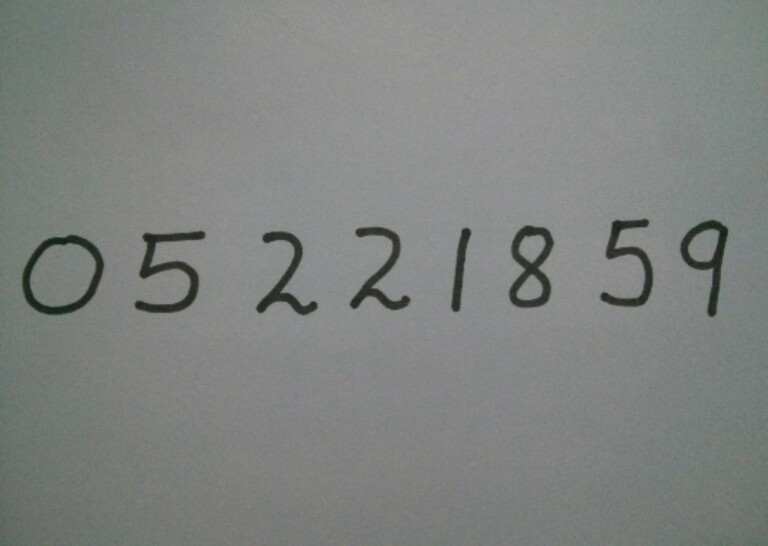
#> input picture digit-reco-1-in.jpg, 768 x 546 px
$ jupyter execute --allow-errors MNIST_test.ipynb
#> lines starting #> are read from the running program, lines starting #| are printed output that depends on the picture; after the words box and inside, x2 and y2 are one past the last pixel; in counts of white or black regions, pixels touching at a corner belong together
[cell 1]
import cv2
from sklearn.externals import joblib
from skimage.feature import hog
import numpy as np

#> (a cell that did not finish here is left out)

[cell 3]
# Loading the image
im = cv2.imread("digit-reco-1-in.jpg")
#> im is the input picture: shape (546, 768, 3); mean B, G, R 128.4, 130.8, 127.7

# RGB to Gray conversion
im_gray = cv2.cvtColor(im, cv2.COLOR_BGR2GRAY)

# Applying Gaussian Blur
im_gray = cv2.GaussianBlur(im_gray, (5, 5), 0)

# Thresholding the image
ret, im_th = cv2.threshold(im_gray, 90, 255, cv2.THRESH_BINARY_INV)
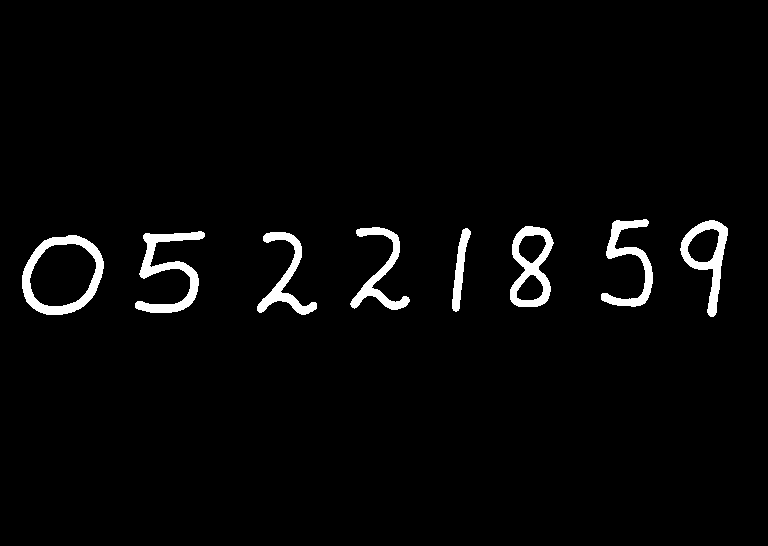
#> im_th: shape (546, 768); 2.8% white; 8 white regions

# Finding contour in image
ctrs, hier = cv2.findContours(im_th.copy(), cv2.RETR_EXTERNAL, cv2.CHAIN_APPROX_SIMPLE)
#> ctrs = 8 contours; box (x1, y1, x2, y2) and area: (22, 235, 104, 315) 4998, (510, 226, 554, 307) 2497, (680, 220, 728, 317) 2122, (135, 231, 205, 313) 1674, (601, 219, 653, 307) 1276, (257, 232, 317, 315) 1188, (350, 227, 410, 310) 1176, (452, 228, 471, 312) 585

# Getting Bounding Boxes
rects = [cv2.boundingRect(ctr) for ctr in ctrs]
#> rects = [(22, 235, 82, 80), (257, 232, 60, 83), (135, 231, 70, 82), (452, 228, 19, 84), (350, 227, 60, 83), (510, 226, 44, 81), (680, 220, 48, 97), (601, 219, 52, 88)]

# using HOG to find digit in each of the bounding box
#> (the rest of this cell did not finish here and is left out)

[cell 4]
rect = rects[0]
#> rect = (22, 235, 82, 80)
rectangle = cv2.rectangle(im, (rect[0],rect[1]), (rect[0]+rect[2],rect[1]+rect[3]) , (0,255,0), 3 )

leng = int(rect[3])
pt1 = int(rect[1] + rect[3] // 2 - leng // 2)
pt2 = int(rect[0] + rect[2] // 2 - leng // 2)
roi = im_th[pt1:pt1+leng, pt2:pt2+leng]

roi_res = cv2.resize(roi, (28,28) , interpolation=cv2.INTER_AREA)
roi_dilated = cv2.dilate(roi_res, (3,3))

roi_hog_fd = hog(roi_dilated, orientations=9, pixels_per_cell=(14,14), cells_per_block=(1,1), visualize=False)
#> roi_hog_fd = 36 values, max 0.452 at index 0, min 0 at index 5, mean 0.272
roi_hog_fd.shape
#> Out = (36,)


$ run again, with WhatsApp Image 2020-01-03 at 11.38.33 PM.jpeg copied over digit-reco-1-in.jpg
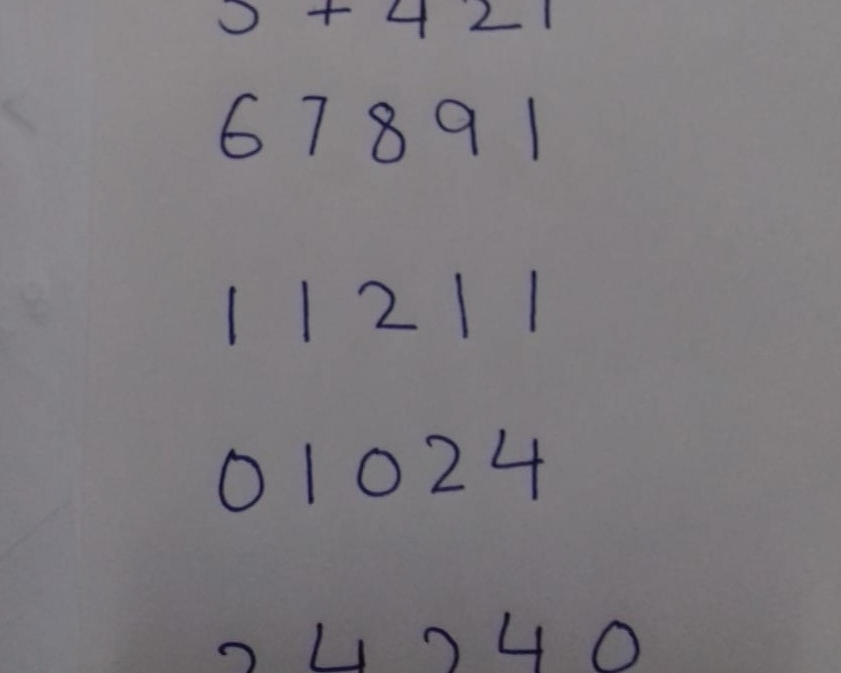
#> input picture WhatsApp Image 2020-01-03 at 11.38.33 PM.jpeg, 841 x 673 px
#> im is the input picture: shape (673, 841, 3); mean B, G, R 126.4, 122.5, 125.8
#> `ret, im_th = cv2.threshold(im_gray, 90, 255, cv2.THRESH_BINARY_INV)`:
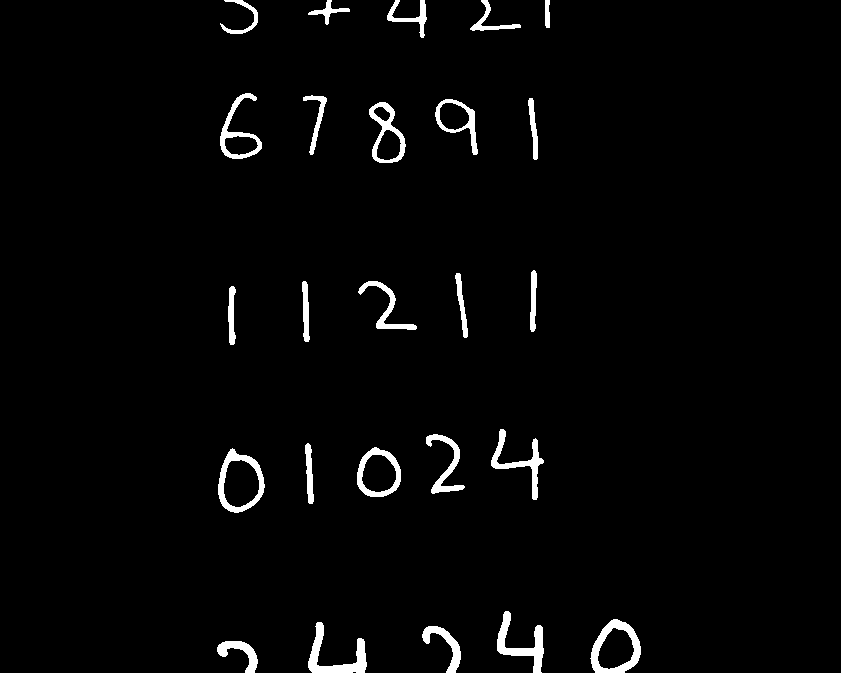
#> im_th: shape (673, 841); 2.5% white; 25 white regions
#> ctrs = 25 contours; largest, box (x1, y1, x2, y2) and area: (218, 448, 265, 513) 2132, (590, 619, 641, 673) 2002, (357, 447, 401, 497) 1653, (369, 102, 406, 163) 1352, (435, 99, 478, 155) 1114
#> rects = 25 items, first 6: (217, 641, 41, 32), (422, 626, 39, 47), (308, 622, 59, 51), (590, 619, 51, 54), (497, 611, 47, 62), (218, 448, 47, 65)
#> `rect = rects[0]`: rect = (217, 641, 41, 32)
#> roi_hog_fd = 36 values, max 0.552 at index 13, min 0 at index 10, mean 0.251
